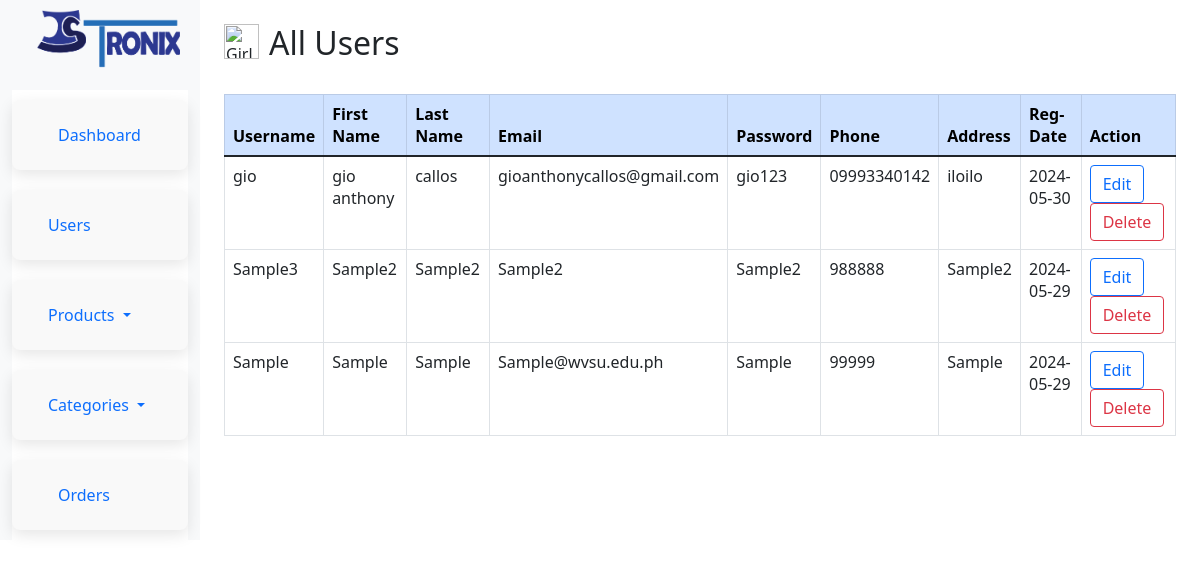
/admin/adm_user.php, run on the app's committed database.
### tables this page shows
CREATE TABLE `users` (
  `u_id` int(11) NOT NULL,
  `u_name` varchar(50) NOT NULL,
  `u_Fname` varchar(50) NOT NULL,
  `u_Lname` varchar(50) NOT NULL,
  `u_email` varchar(50) NOT NULL,
  `u_phone` varchar(50) NOT NULL,
  `u_password` varchar(50) NOT NULL,
  `u_address` varchar(50) NOT NULL,
  `u_date` date NOT NULL
);

### admin/adm_user.php (the view, shortened to what this page needs)
<html>
<?php
include("../connections/db.php");
?>
<head>
    <link href="https://cdn.jsdelivr.net/npm/bootstrap@5.1.3/dist/css/bootstrap.min.css" rel="stylesheet">
</head>
<body>
    <div class="container-fluid">
        <div class="row">
            <nav class="col-md-2 d-none d-md-block bg-light sidebar">
                <div class="sidebar-sticky">
                <img src="assets/images/logo.png" style="height: 80px; width: auto; margin: 10px 0px 0px 25px">
                    <ul class="nav flex-column">
                        <li class="nav-item">
                            <a class="nav-link active" href="dashboard.php">
                                <i class="fa fa-tachometer"></i> Dashboard
                            </a>
                        </li>
                        <li class="nav-item">
                            <a class="nav-link" href="adm_user.php">
                                <span>Users</span>
                            </a>
                        </li>
                        <li class="nav-item dropdown">
                            <a class="nav-link dropdown-toggle" href="#" id="navbarDropdown" role="button" data-bs-toggle="dropdown" aria-haspopup="true" aria-expanded="false">
                                <span class="hide-menu">Products</span>
                            </a>
                        </li>
                        <li class="nav-item dropdown">
                            <a class="nav-link dropdown-toggle" href="#" id="navbarDropdown" role="button" data-bs-toggle="dropdown" aria-haspopup="true" aria-expanded="false">
                            <span class="hide-menu">Categories</span>
                            </a>
                        </li>
                        <li class="nav-item">
                            <a class="nav-link" href="all_orders.php">
                                <i class="fa fa-shopping-cart" aria-hidden="true"></i> Orders
                            </a>
                        </li>
                    </ul>
                </div>
            </nav>
            <main role="main" class="col-md-9 ml-sm-auto col-lg-10 px-4">
    <div>
       <br>
       <img src="https://cdn-icons-png.freepik.com/256/1077/1077063.png?semt=ais_hybrid" alt="Girl in a jacket" style="width:35px;height:auto; float:left; margin: 0px 10px 0px 0px">
       <h2 class="m-b-0 text-dark">All Users</h2> <br>
    </div>
        <div class="table-responsive m-t-40">
            <table  class="table table-hover table-bordered"  >
                <thead class="table-primary">
                    <tr>
                        <th scope="col">Username</th>
                        <th scope="col">First Name</th>
                        <th scope="col">Last Name</th>
                        <th scope="col">Email</th>
                        <th scope="col">Password</th>
                        <th scope="col">Phone</th>
						<th scope="col">Address</th>
						<th scope="col">Reg-Date</th>
						<th scope="col">Action</th>
                    </tr>
                </thead>
                <tbody>
					<?php
						$sql="SELECT * FROM users order by u_id desc";
						$query=$conn->query($sql);
							if(!mysqli_num_rows($query) > 0 ){
								echo '<td colspan="7"><center>No Users</center></td>';
							}else{
								while($rows=mysqli_fetch_array($query)){
									echo   "<tr><td>".$rows['u_name']."</td>
											<td>".$rows['u_Fname']."</td>
											<td>".$rows['u_Lname']."</td>
											<td>".$rows['u_email']."</td>
											<td>".$rows['u_password']."</td>
                                            <td>".$rows['u_phone']."</td>
											<td>".$rows['u_address']."</td>
											<td>".$rows['u_date']."</td>
											<td>
											<a class='btn btn-outline-primary' href='update_users.php?user_upd=".$rows['u_id']."'>Edit</a>
                                             <a class='btn btn-outline-danger' href='delete_users.php?user_del=".$rows['u_id']."'>Delete</a>
											</td></tr>";
								}
							}
						?>
                </tbody>
            </table>
        </div>
            </main>
        </div>
    </div>
</body>
</html>

### admin/adm_user.php (style rules this page uses)
table { border-collapse: collapse; }
th, td { border: 1px solid black; padding: 5px; }
ul { position: relative; background: #fff; padding: 0; margin: 0; }
ul li { list-style: none; padding: 15px 20px; margin: 10px 0; width: 100%; background: #f9f9f9; border-radius: 8px; box-shadow: 0 5px 15px rgba(0, 0, 0, 0.1); transition: transform 0.3s, background 0.3s, box-shadow 0.3s; cursor: pointer; }

### data on the page
users: u_name "gio", u_Fname "gio anthony", u_Lname "callos", u_email "gioanthonycallos@gmail.com", u_password "gio123", u_phone "09993340142", u_address "iloilo", u_date "2024-05-30"
users: u_name "Sample3", u_Fname "Sample2", u_Lname "Sample2", u_email "Sample2", u_password "Sample2", u_phone "988888", u_address "Sample2", u_date "2024-05-29"
users: u_name "Sample", u_Fname "Sample", u_Lname "Sample", u_email "Sample@wvsu.edu.ph", u_password "Sample", u_phone "99999", u_address "Sample", u_date "2024-05-29"
